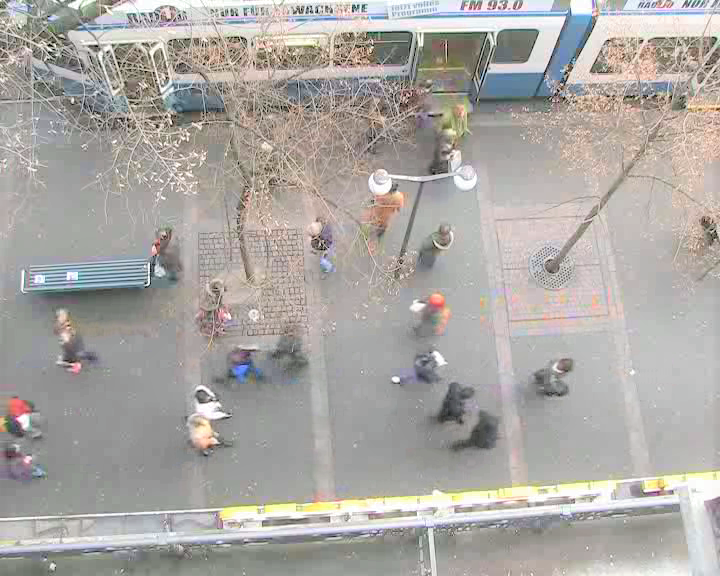
#> input picture hotel382.png, 720 x 576 px
$ python Hotel_MultiAgents.py
#> lines starting #> are read from the running program, lines starting #| are printed output that depends on the picture
import numpy as np
import matplotlib.pyplot as plt

# PLOTTING HOTEL DATASET - Plot 1 in figure 3


xSpeed01 = np.asarray([289, 267, 244, 222, 198])
ySpeed01 = np.asarray([322, 321, 321, 322, 323])

xSpeed02 = np.asarray([207, 238, 264, 291, 317])
ySpeed02 = np.asarray([395, 395, 393, 390, 387])

xSpeed03 = np.asarray([198, 226, 251, 276, 299])
ySpeed03 = np.asarray([424, 422, 419, 416, 411])


plt.plot(xSpeed01, ySpeed01, zorder=1, linewidth=3, linestyle='--', color='purple', label='Predicted_Speed')
plt.plot(xSpeed02, ySpeed02, zorder=1, linewidth=3, linestyle='--', color='purple')
plt.plot(xSpeed03, ySpeed03, zorder=1, linewidth=3, linestyle='--', color='purple')

plt.plot(xSpeed01[-1], ySpeed01[-1], zorder=1, marker='<', color='purple')
plt.plot(xSpeed02[-1], ySpeed02[-1], zorder=1, marker='>', color='purple')
plt.plot(xSpeed03[-1], ySpeed03[-1], zorder=1, marker='>', color='purple')

plt.legend(loc='center right')
plt.xticks([])
plt.yticks([])
ext = [0, 576, 0.00, 720]
img = plt.imread("../hotel382.png")
#> img is the input picture: shape (576, 720, 3) float32; mean R, G, B 0.672, 0.657, 0.642
plt.imshow(img, zorder=0)
plt.show()
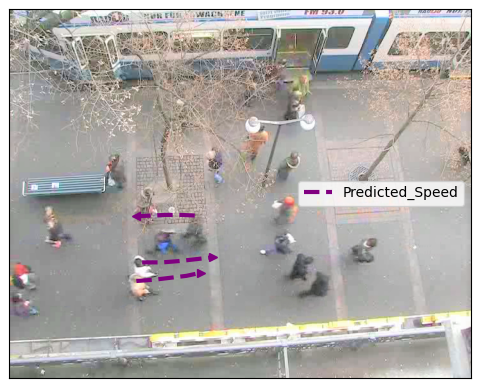
#> figure drawn by matplotlib, 1 panel

$ run again, with hotel0.png copied over hotel382.png
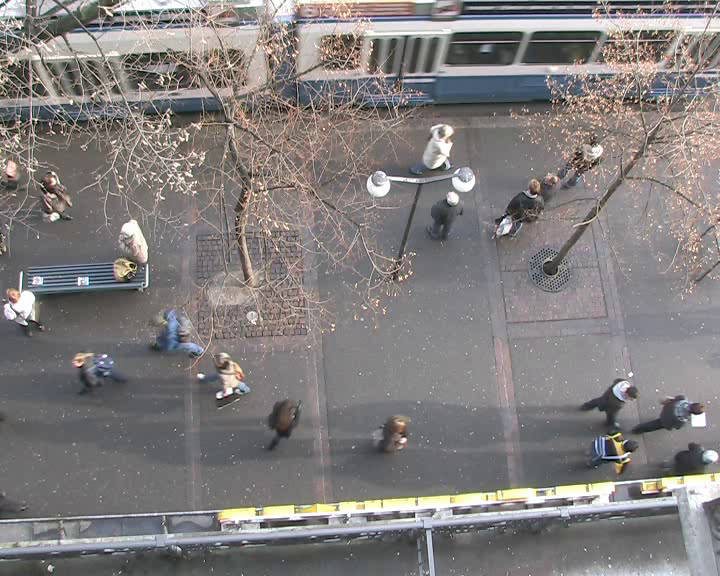
#> input picture hotel0.png, 720 x 576 px
#> img is the input picture: shape (576, 720, 3) float32; mean R, G, B 0.508, 0.492, 0.491
#> `plt.show()`:
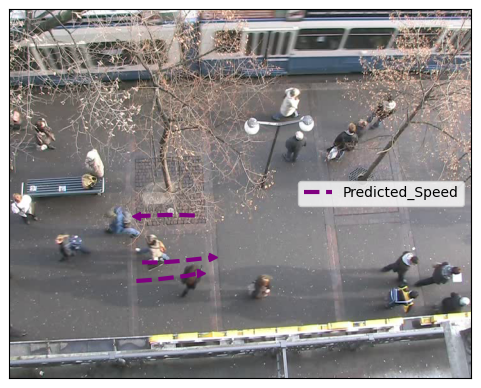
#> figure drawn by matplotlib, 1 panel

$ run again, with hotel11.png copied over hotel382.png
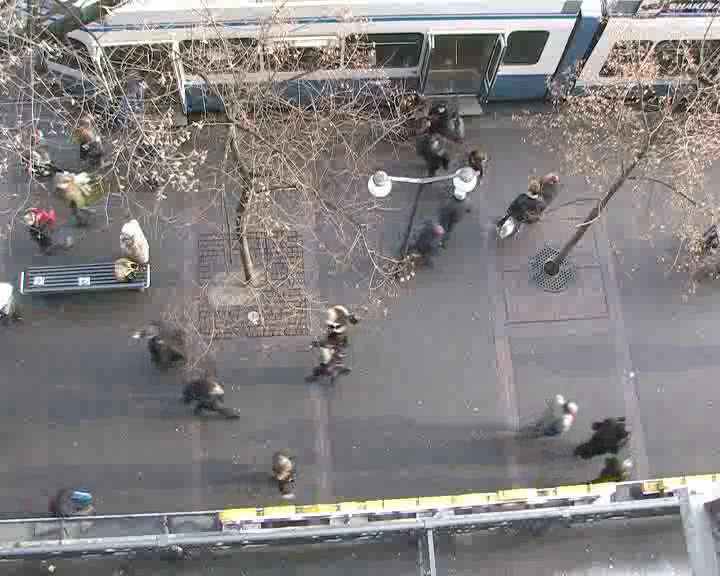
#> input picture hotel11.png, 720 x 576 px
#> img is the input picture: shape (576, 720, 3) float32; mean R, G, B 0.518, 0.506, 0.505
#> `plt.show()`:
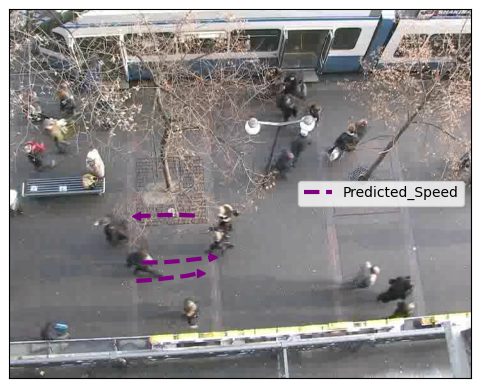
#> figure drawn by matplotlib, 1 panel

$ run again, with hotel115.png copied over hotel382.png
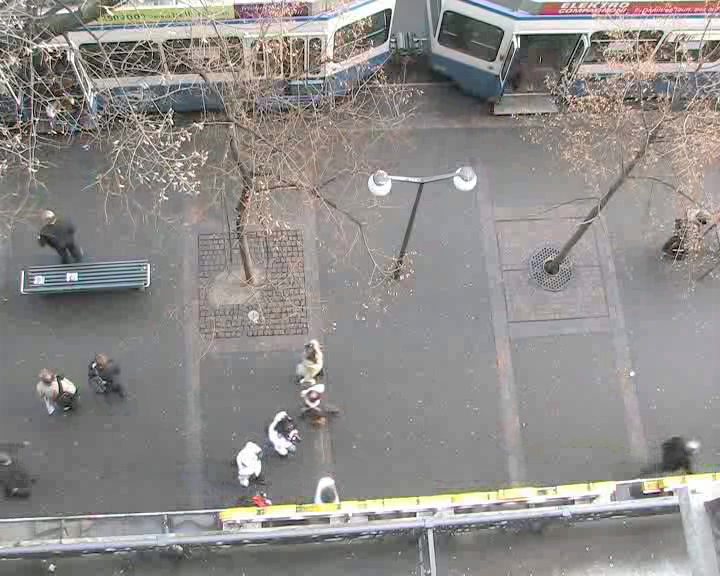
#> input picture hotel115.png, 720 x 576 px
#> img is the input picture: shape (576, 720, 3) float32; mean R, G, B 0.563, 0.551, 0.543
#> `plt.show()`:
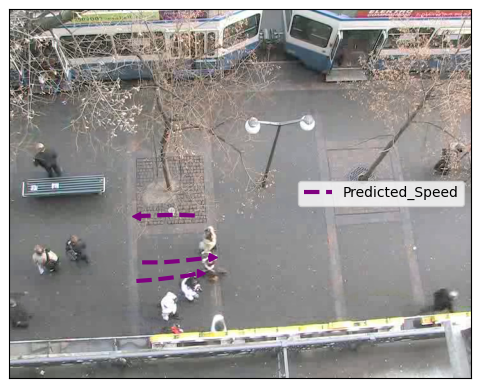
#> figure drawn by matplotlib, 1 panel
